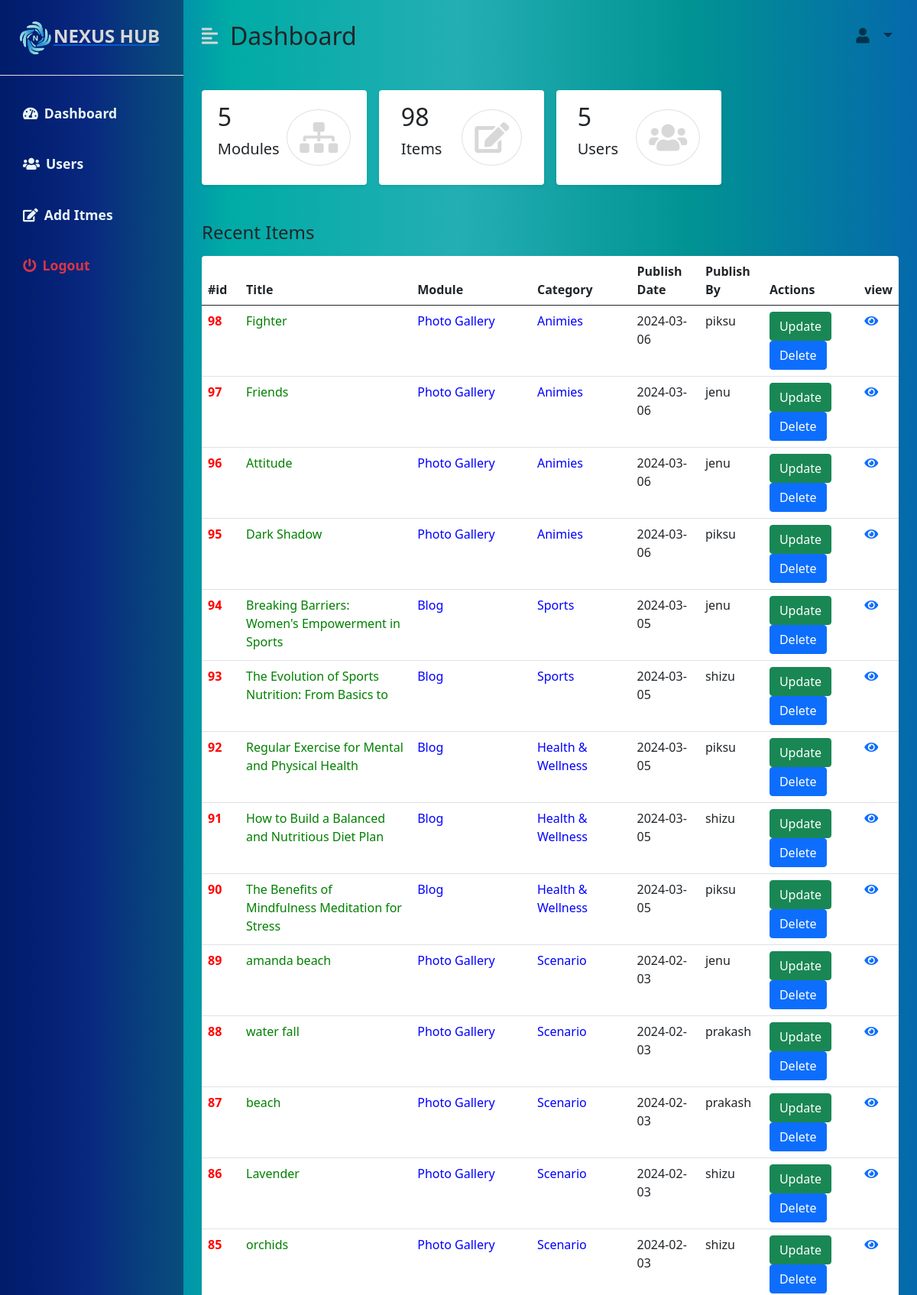
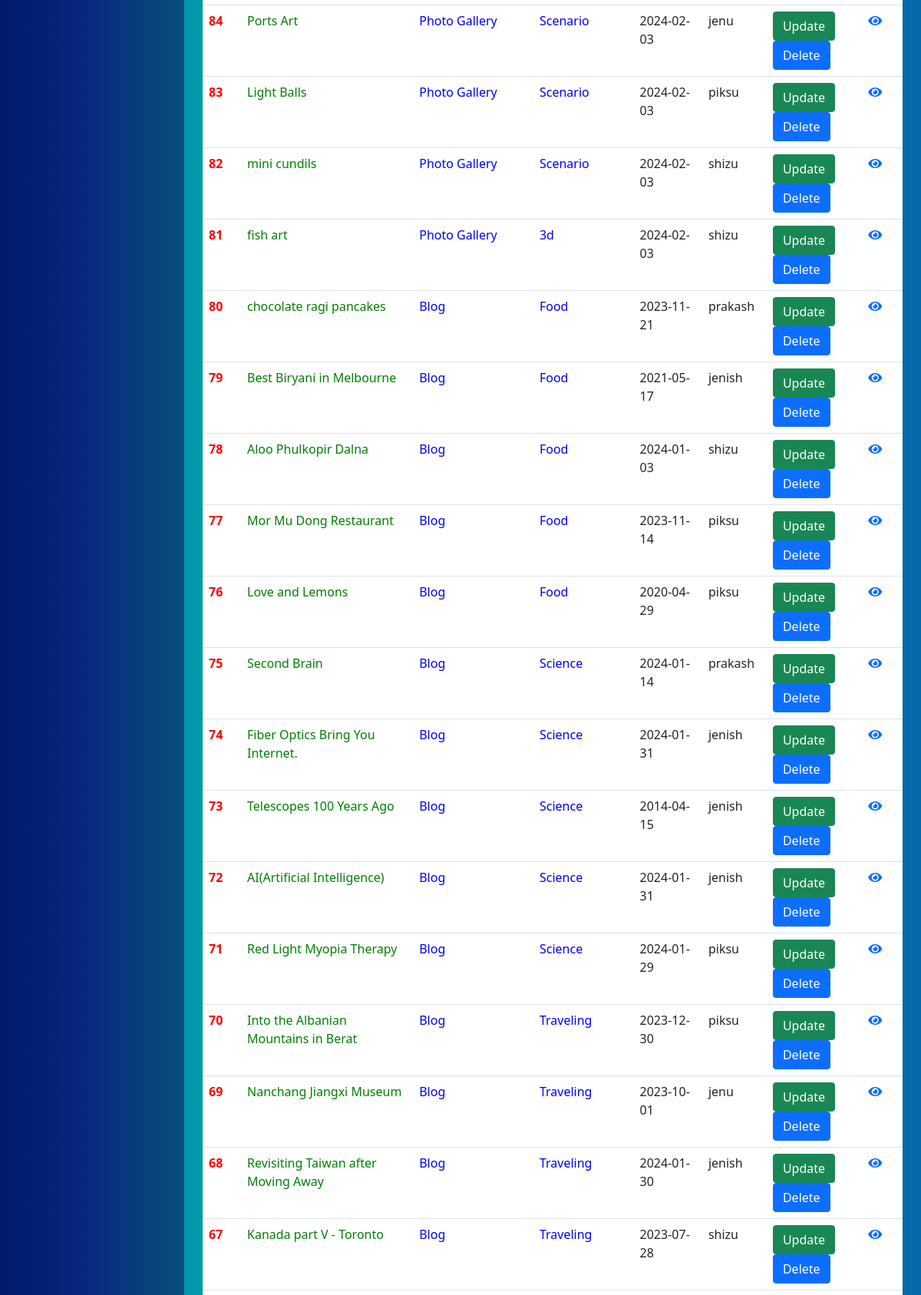
The page /admin_dashboard.php (upper part) on the database its author committed (2 pictures, top to bottom).
### tables this page shows
CREATE TABLE `item` (
  `id` int(20) NOT NULL,
  `title` varchar(50) NOT NULL,
  `description` text NOT NULL,
  `content` text NOT NULL,
  `photopath` text NOT NULL,
  `videopath` text NOT NULL,
  `test_link` text NOT NULL,
  `publish_by` text NOT NULL,
  `publish_date` date NOT NULL,
  `module_id` int(11) NOT NULL,
  `category` int(50) NOT NULL,
  `keywords` varchar(50) NOT NULL,
  `time` time NOT NULL
);

CREATE TABLE `modules` (
  `mid` int(11) NOT NULL,
  `module_name` varchar(30) NOT NULL,
  `photo` varchar(30) NOT NULL
);

CREATE TABLE `category` (
  `cat_id` int(11) NOT NULL,
  `cat_name` varchar(50) NOT NULL,
  `mid` int(11) NOT NULL,
  `cat_photo` varchar(30) NOT NULL
);

### database/db.php (called while the page is built, shortened)
<?php
class DB
{
    public $sname = "localhost";
    public $uname = "root";
    public $password = "";
    public $db_name = "nexushub";
    public $conn;
    function connect_DB()
    {
        $this->conn = mysqli_connect($this->sname, $this->uname, $this->password, $this->db_name);
        return true;
    }
    function fetchData($query)
    {
        $result = mysqli_query($this->conn, $query);
        $ldata = [];
        while ($row = mysqli_fetch_array($result)) {
            array_push($ldata, $row);
        }
        return $ldata;
    }
    function find_category_name($cid)
    {
        if ($this->connect_DB()) {
            $query = "SELECT * FROM `category` WHERE `cat_id`= " . $cid;
            return $this->fetchData($query);
        }
    }
    function find_module_name_byId($mid)
    {
        if ($this->connect_DB()) {
            $query = "SELECT * FROM `modules` WHERE `mid`= " . $mid;
            return $this->fetchData($query);
        }
    }
    function fetch_all_items()
    {
        if ($this->connect_DB()) {
            $query = "SELECT * FROM `item` ORDER BY `id` desc";
            return $this->fetchData($query);
        }
    }
    function count_rows_table($tb_name)
    {
        if ($this->connect_DB()) {
            $query = "SELECT count(*) FROM `$tb_name`";
            return $this->fetchData($query);
        }
    }
}

### admin_dashboard.php (the view, shortened to what this page needs)
<!DOCTYPE html>
<html lang="en">
<head>
    <link href="https://cdn.jsdelivr.net/npm/bootstrap@5.0.0-beta3/dist/css/bootstrap.min.css" rel="stylesheet" />
    <link rel="stylesheet" href="https://cdnjs.cloudflare.com/ajax/libs/font-awesome/5.15.3/css/all.min.css" />
    <link rel="stylesheet" href="css/dashboard_style.css" />
</head>
<body>
    <div class="d-flex" id="wrapper">
        <div class=" sidebar " id="sidebar-wrapper">
            <a href="index.php">
                <div class="sidebar-heading  py-4 primary-text fs-4 fw-bold text-uppercase border-bottom"><img src="images/logo.png" alt="" srcset="" width="50px" height="50px">NEXUS HUB</div>
            </a>
            <div class="list-group list-group-flush my-3">
                <a href="admin_dashboard.php" class="list-group-item list-group-item-action bg-transparent second-text fw-bold">
                    <i class="fas fa-tachometer-alt me-2"></i>Dashboard</a>
                <a href="#" class="list-group-item list-group-item-action bg-transparent second-text fw-bold"><i class="fas fa-users me-2"></i>Users</a>
                <a href="add_item_admin.php" class="list-group-item list-group-item-action bg-transparent second-text fw-bold"><i class="fas fa-edit me-2"></i>Add Itmes</a>
                <a href="logout.php" class="list-group-item list-group-item-action bg-transparent text-danger fw-bold"><i class="fas fa-power-off me-2"></i>Logout</a>
            </div>
        </div>
        <div id="page-content-wrapper">
            <nav class="navbar navbar-expand-lg navbar-light bg-transparent py-4 px-4">
                <div class="d-flex align-items-center">
                    <i class="fas fa-align-left primary-text fs-4 me-3" id="menu-toggle"></i>
                    <h2 class="fs-2 m-0">Dashboard</h2>
                </div>
                <div class="collapse navbar-collapse" id="navbarSupportedContent">
                    <ul class="navbar-nav ms-auto mb-2 mb-lg-0">
                        <div class="options">
                            <li class="nav-item dropdown fs-5">
                                <a class="nav-link dropdown-toggle second-text fw-bold " href="#" id="navbarDropdown" role="button" data-bs-toggle="dropdown" aria-expanded="false">
                                    <i class="fas fa-user me-2"></i>
                                </a>
                        </div>
                    </ul>
                </div>
            </nav>
            <div class="container-fluid px-4">
                <div class="row g-3 my-2">
                    <div class="col-md-3">
                        <div class="p-3 bg-white shadow-sm d-flex justify-content-around align-items-center rounded">
                            <div>
                                <h3 class="fs-2">
                                    <?php
                                    include './database/db.php';
                                    $db = new DB();
                                    $count_no = $db->count_rows_table("modules");
                                    foreach ($count_no as $cn) {
                                        echo $cn[0];
                                    }
                                    ?>
                                </h3>
                                <p class="fs-5">Modules</p>
                            </div>
                            <i class="fas fa-sitemap fs-1 primary-text border rounded-full secondary-bg p-3"></i>
                        </div>
                    </div>
                    <div class="col-md-3">
                        <div class="p-3 bg-white shadow-sm d-flex justify-content-around align-items-center rounded">
                            <div>
                                <h3 class="fs-2">
                                    <?php
                                    $count_no = $db->count_rows_table("item");
                                    foreach ($count_no as $cn) {
                                        echo $cn[0];
                                    }
                                    ?>
                                </h3>
                                <p class="fs-5">Items</p>
                            </div>
                            <i class="fas fa-edit fs-1 primary-text border rounded-full secondary-bg p-3"></i>
                        </div>
                    </div>
                    <div class="col-md-3">
                        <div class="p-3 bg-white shadow-sm d-flex justify-content-around align-items-center rounded">
                            <div>
                                <h3 class="fs-2">
                                    <?php
                                    $count_no = $db->count_rows_table("userdetails");
                                    foreach ($count_no as $cn) {
                                        echo $cn[0];
                                    }
                                    ?>
                                </h3>
                                <p class="fs-5">Users</p>
                            </div>
                            <i class="fas fa-users fs-1 primary-text border rounded-full secondary-bg p-3"></i>
                        </div>
                    </div>
                </div>
                <div class="row my-5">
                    <h3 class="fs-4 mb-3">Recent Items</h3>
                    <div class="col">
                        <table class="table bg-white rounded shadow-sm  table-hover">
                            <thead>
                                <tr>
                                    <th scope="col" width="50">#id</th>
                                    <th scope="col">Title</th>
                                    <th scope="col">Module</th>
                                    <th scope="col">Category</th>
                                    <th scope="col">Publish Date</th>
                                    <th scope="col">Publish By</th>
                                    <th scope="col">Actions</th>
                                    <th scope="col">view</th>
                                </tr>
                            </thead>
                            <tbody>
                                <?php
                                $items = $db->fetch_all_items();
                                foreach ($items as $item) {
                                    $cname = $db->find_category_name($item["category"]);
                                    $mname = $db->find_module_name_byId($item["module_id"]);
                                    foreach ($cname as $cname) {
                                        foreach ($mname as $mname) {
                                            echo "
                                            <tr>
                                                <th scope='row' style='color:red;'>" . $item["id"] . "</th>
                                                <td  style='color:green;'>" . $item["title"] . "</td>
                                                <td  style='color:blue;'>" . $mname["module_name"] . "</td>
                                                <td  style='color:blue;'>" . $cname["cat_name"] . "</td>
                                                <td>" . $item["publish_date"] . "</td>
                                                <td>" . $item["publish_by"] . "</td>
                                                <td><a class='btn btn-success' href='updateItem.php'>Update </a>
                                                <a class='btn btn-primary' href='delete-item.php?id=" . $item["id"] . "'>Delete </a></td>
                                                <td>
                                                    <a href='#'> <i class='fas fa-eye'></i>
                                                    </a>
                                                </td>
                                            </tr> ";
                                            break;
                                        }
                                        break;
                                    }
                                }
                                ?>
                            </tbody>
                        </table>
                    </div>
                </div>
            </div>
        </div>
    </div>
</body>
</html>

### css/dashboard_style.css (style rules this page uses)
:root { --main-bg-color: #1b193c; --main-text-color: #d8d8d8; --second-text-color: #e9f6f5; --second-bg-color: linear-gradient( to right, #a1b8fa, #83a4ff, #02a2a8dd, #019393, #0569ab ) ,transparent 50%; }
.primary-text { color: var(--main-text-color); }
.second-text { color: var(--second-text-color); }
.secondary-bg { background-color: var(--second-bg-color); }
.rounded-full { border-radius: 100%; }
#wrapper { overflow-x: hidden; background: linear-gradient( to right, #0637bd, #00aba5, #02a2a8dd, #019393, #0569ab ); }
#sidebar-wrapper { min-height: 100vh; margin-left: -15rem; -webkit-transition: margin 0.25s ease-out; -moz-transition: margin 0.25s ease-out; -o-transition: margin 0.25s ease-out; transition: margin 0.25s ease-out; background:linear-gradient( to right, #001c6a, #091e76d8, #094d7b ); scroll-behavior: ; }
#sidebar-wrapper .sidebar-heading { padding: 0.875rem 1.25rem; font-size: 1.2rem; }
#sidebar-wrapper .list-group { width: 15rem; font-size: 1.1rem; }
#page-content-wrapper { min-width: 100vw; }
#menu-toggle { cursor: pointer; }
.list-group-item { border: none; padding: 20px 30px; }
@media (min-width: 768px) { #sidebar-wrapper { margin-left: 0; } }
@media (min-width: 768px) { #page-content-wrapper { min-width: 0; width: 100%; } }

### rows shown on the page
item: id "98", title "Fighter", publish_date "2024-03-06", publish_by "piksu"
category: cat_name "Animies"
modules: module_name "Photo Gallery"
item: id "97", title "Friends", publish_date "2024-03-06", publish_by "jenu"
item: id "96", title "Attitude", publish_date "2024-03-06", publish_by "jenu"
item: id "95", title "Dark Shadow", publish_date "2024-03-06", publish_by "piksu"
item: id "94", title "Breaking Barriers: Women's Empowerment in Sports", publish_date "2024-03-05", publish_by "jenu"
category: cat_name "Sports"
modules: module_name "Blog"
item: id "93", title "The Evolution of Sports Nutrition: From Basics to", publish_date "2024-03-05", publish_by "shizu"
item: id "92", title "Regular Exercise for Mental and Physical Health", publish_date "2024-03-05", publish_by "piksu"
category: cat_name "Health & Wellness"
item: id "91", title "How to Build a Balanced and Nutritious Diet Plan", publish_date "2024-03-05", publish_by "shizu"
item: id "90", title "The Benefits of Mindfulness Meditation for Stress", publish_date "2024-03-05", publish_by "piksu"
item: id "89", title "amanda beach", publish_date "2024-02-03", publish_by "jenu"
category: cat_name "Scenario"
item: id "88", title "water fall", publish_date "2024-02-03", publish_by "prakash"
item: id "87", title "beach", publish_date "2024-02-03", publish_by "prakash"
item: id "86", title "Lavender", publish_date "2024-02-03", publish_by "shizu"
item: id "85", title "orchids", publish_date "2024-02-03", publish_by "shizu"
item: id "84", title "Ports Art", publish_date "2024-02-03", publish_by "jenu"
item: id "83", title "Light Balls", publish_date "2024-02-03", publish_by "piksu"
item: id "82", title "mini cundils", publish_date "2024-02-03", publish_by "shizu"
item: id "81", title "fish art", publish_date "2024-02-03", publish_by "shizu"
category: cat_name "3d"
item: id "80", title "chocolate ragi pancakes", publish_date "2023-11-21", publish_by "prakash"
category: cat_name "Food"
item: id "79", title "Best Biryani in Melbourne", publish_date "2021-05-17", publish_by "jenish"
item: id "78", title "Aloo Phulkopir Dalna", publish_date "2024-01-03", publish_by "shizu"
item: id "77", title "Mor Mu Dong Restaurant", publish_date "2023-11-14", publish_by "piksu"
item: id "76", title "Love and Lemons", publish_date "2020-04-29", publish_by "piksu"
item: id "75", title "Second Brain", publish_date "2024-01-14", publish_by "prakash"
category: cat_name "Science"
item: id "74", title "Fiber Optics Bring You Internet.", publish_date "2024-01-31", publish_by "jenish"
item: id "73", title "Telescopes 100 Years Ago", publish_date "2014-04-15", publish_by "jenish"
item: id "72", title "AI(Artificial Intelligence)", publish_date "2024-01-31", publish_by "jenish"
item: id "71", title "Red Light Myopia Therapy", publish_date "2024-01-29", publish_by "piksu"
item: id "70", title "Into the Albanian Mountains in Berat", publish_date "2023-12-30", publish_by "piksu"
category: cat_name "Traveling"
item: id "69", title "Nanchang Jiangxi Museum", publish_date "2023-10-01", publish_by "jenu"
item: id "68", title "Revisiting Taiwan after Moving Away", publish_date "2024-01-30", publish_by "jenish"
item: id "67", title "Kanada part V - Toronto", publish_date "2023-07-28", publish_by "shizu"

### other values the page prints
$cn[0] "5"
$cn[0] "98"
